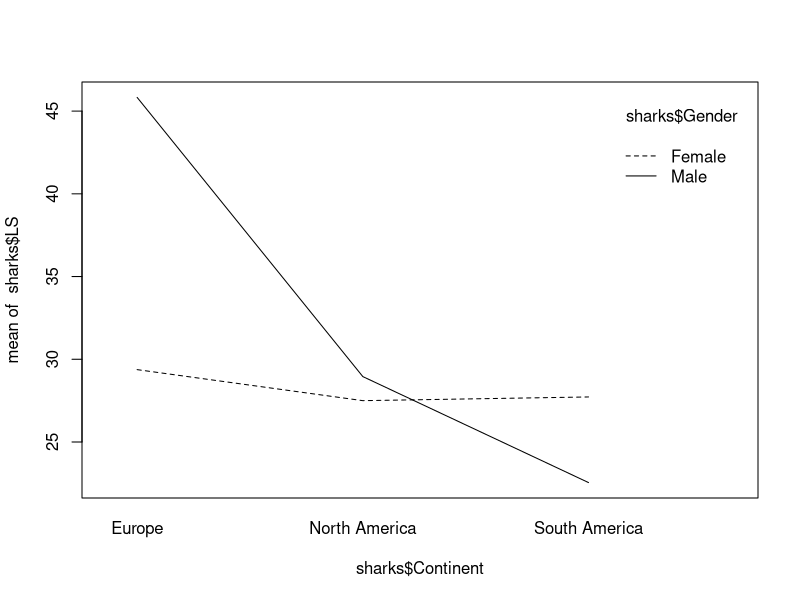

Reproduce this figure in R.
library(dplyr)

#########################################
# Questions 1-4
jedi = read.csv("Jedi_data.csv")

# all character columns to factor:
jedi$Planet <- as.factor(jedi$Planet)
jedi$Years_of_training <- as.factor(jedi$Years_of_training)
jedi$Gender <- as.factor(jedi$Gender)

# Q 1-2
q1_2 <- aov(Midi_count ~ Planet + Years_of_training + Gender, data = jedi)
summary(q1_2)

# Q 3-4
q3_4 <- aov(Midi_count ~ Years_of_training + Gender + Years_of_training*Gender, data = jedi)
summary(q3_4)

#########################################
# Questions 5-10
# DF: Total = 1 (Grand Mean) + Residuals + Factor 1 + Factor 2
# Sum of Squares: All values sum to total
q3 = 1440 - 810 - 136 - 430
# Mean squares = Sum Squares / DF
q2 = 136/2
q4 = 64/2
# F = Mean Squares / DF(Residuals)
q5 = 32/10
# Calculate F Stat vs. the Residuals DF
q6 = pf(3.2, 2, 43, lower.tail = FALSE)

#################################
# Questions 19 - 24
library(emmeans)
library(multcomp)
music = read.csv("Music.csv")
music$Instrument = as.factor(music$Instrument)
# Q20
q20 <- aov(RT ~ Experience + Instrument, data = music)
summary(q20)

# Q21
pairwise.t.test(music$RT, music$Instrument, p.adj = "bonferroni")

# Q22
# Calculate estimated marginal means (adjusted means for each group)
em <- emmeans(q20, specs = ~ Instrument)
# Get directly adjusted p-values from the emmeans object
summary(pairs(em, adjust = "bonferroni"))

# Q23
summary(glht(q20, linfct = mcp(Instrument = "Tukey")))

# Q24
q24 <- aov(RT ~ Instrument, data = music)
summary(q24)

#########################
# Q25-Q30
#########################
library(car)
sharks <- read.csv("BlueSharkLS.csv")
sharks$Gender <- as.factor(sharks$Gender)
sharks$Continent <- as.factor(sharks$Continent)

# Q26
interaction.plot(sharks$Continent, sharks$Gender, sharks$LS)

# Q28
q28 <- aov(LS ~ Gender, data = sharks)
summary(q28)

# Q29
Anova(lm(LS ~ Gender + Continent + Gender * Continent, data = sharks), type = 'II')

# Q30
q30 <- aov(LS ~ Continent, data = sharks)
summary(glht(q30, linfct = mcp(Continent = "Tukey")))

#########################
# Q39
#########################
d <- read.csv('q39.csv')
d$Lighting <- as.factor(d$Lighting)
d$Music <- as.factor(d$Music)
q39 <- aov(Study.Score ~ Lighting + Music + Lighting*Music, data = d)
summary(q39)
sds = 0
for (i in 1:3) {
  for (j in 1:2) {
    sds = sds + print(var(d$Study.Score[which(d$Music == i & d$Lighting == j)])) 
  }
}
sqrt(sds/6)
